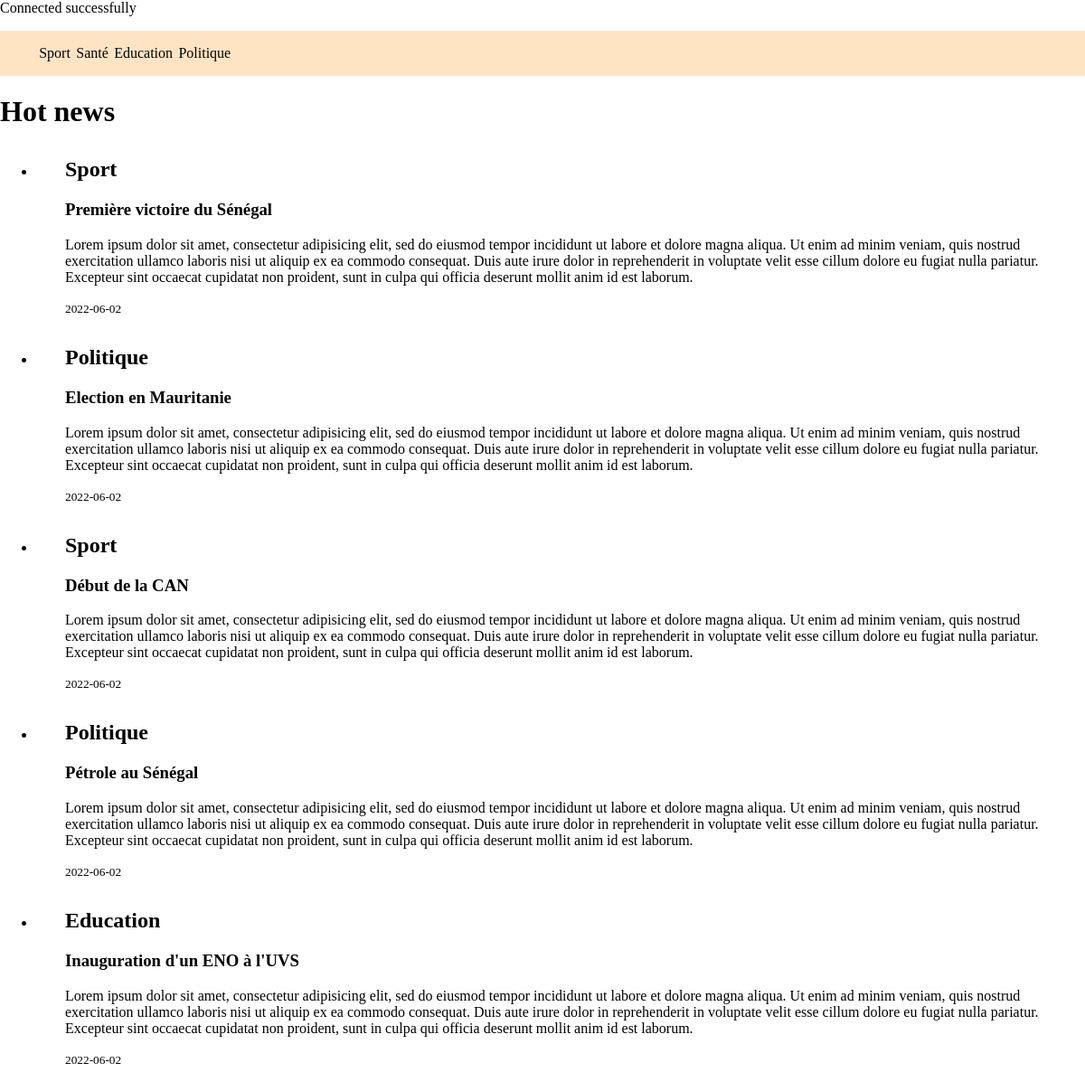
The app's page /src/pages/welcome/welcome.php with its own data.
### tables this page shows
CREATE TABLE Article(
	id int primary key auto_increment,
	titre varchar(255),
	contenu text,
	dateCreation datetime DEFAULT NOW(),
	dateModification datetime DEFAULT NOW(),
	categorie int
);

CREATE TABLE Categorie(
	id int primary key auto_increment,
	libelle varchar(20)
);

### src/pages/welcome/articles.php (the view, shortened to what this page needs)
<?php
    $query_articles="SELECT Article.id,titre,contenu,dateCreation,Categorie.libelle  FROM Article  LEFT JOIN Categorie ON categorie = Categorie.id";
    $articles=array();
    foreach ($connexion->query($query_articles) as $row)
    {
        $article=new Article();
        $article->id=$row["id"];
        $article->categorie=$row["libelle"];
        $article->titre=$row["titre"];
        $article->contenu=$row["contenu"];
        $article->dateCreation=$row["dateCreation"];
        $article->dateCreation=substr($article->dateCreation,0,10);
        array_push($articles,$article);
    }
?>
<main>
    <h1>Hot news</h1>
    <section>
        <ul id="articles">
            <?php
                foreach($articles as $article){
                    echo
                        "<li><article class='article' href=''>
                            <h2>$article->categorie</h2><h3>$article->titre</h3>
                            <p>$article->contenu</p>
                            <small>$article->dateCreation</small>
                        </article></li>";
                }
            ?>
        </ul>
    </section>
</main>

### src/pages/welcome/welcome.php (shortened to what this page needs)
<!DOCTYPE html>
<html lang="en">
<head>
    <link rel="stylesheet" href="./welcome.css">
</head>
<body>
    <?php
    require_once "../../config/db.php";
    require_once "./topbar.php";
    require_once "./articles.php";
    ?>
</body>
</html>

### src/config/db.php (shortened to what this page needs)
<?php
try {
  echo "Connected successfully";
} catch(PDOException $e) {
  echo "Connection failed: " . $e->getMessage();
}
?>

### src/pages/welcome/topbar.php
<?php
    $query_categories="SELECT libelle FROM Categorie";
    $categories=array();
    foreach ($connexion->query($query_categories) as $row)
    {
    array_push($categories,$row["libelle"]);
    }
?>
<nav>
    <ul id="categories">
    <?php
        foreach($categories as $categorie){
            echo "<li class='categorie'>$categorie</li>";
        }
    ?>
    </ul>
</nav>

### src/pages/welcome/welcome.css (style rules this page uses)
body { height: 100%; width: 100%; margin:0; padding: 0; }
#categories { display: flex; flex-direction: row; background-color: bisque; }
.categorie { display: inline-block; padding:1em .2em; }
.article { margin:2em; }

### records on screen
article: categorie.libelle "Sport", titre "Première victoire du Sénégal", contenu "Lorem ipsum dolor sit amet, consectetur adipisicing elit, sed do eiusmod tempor incididunt ut labore et dolore magna aliqua. Ut enim ad minim veniam, quis nostrud exercitation ullamco laboris nisi ut aliquip ex ea commodo consequat. Duis aute irure dolor in reprehenderit in voluptate velit esse cillum dolore eu fugiat nulla pariatur. Excepteur sint occaecat cupidatat non proident, sunt in culpa qui officia deserunt mollit anim id est laborum.", dateCreation "2022-06-02"
article: categorie.libelle "Politique", titre "Election en Mauritanie", contenu "Lorem ipsum dolor sit amet, consectetur adipisicing elit, sed do eiusmod tempor incididunt ut labore et dolore magna aliqua. Ut enim ad minim veniam, quis nostrud exercitation ullamco laboris nisi ut aliquip ex ea commodo consequat. Duis aute irure dolor in reprehenderit in voluptate velit esse cillum dolore eu fugiat nulla pariatur. Excepteur sint occaecat cupidatat non proident, sunt in culpa qui officia deserunt mollit anim id est laborum.", dateCreation "2022-06-02"
article: categorie.libelle "Sport", titre "Début de la CAN", contenu "Lorem ipsum dolor sit amet, consectetur adipisicing elit, sed do eiusmod tempor incididunt ut labore et dolore magna aliqua. Ut enim ad minim veniam, quis nostrud exercitation ullamco laboris nisi ut aliquip ex ea commodo consequat. Duis aute irure dolor in reprehenderit in voluptate velit esse cillum dolore eu fugiat nulla pariatur. Excepteur sint occaecat cupidatat non proident, sunt in culpa qui officia deserunt mollit anim id est laborum.", dateCreation "2022-06-02"
article: categorie.libelle "Politique", titre "Pétrole au Sénégal", contenu "Lorem ipsum dolor sit amet, consectetur adipisicing elit, sed do eiusmod tempor incididunt ut labore et dolore magna aliqua. Ut enim ad minim veniam, quis nostrud exercitation ullamco laboris nisi ut aliquip ex ea commodo consequat. Duis aute irure dolor in reprehenderit in voluptate velit esse cillum dolore eu fugiat nulla pariatur. Excepteur sint occaecat cupidatat non proident, sunt in culpa qui officia deserunt mollit anim id est laborum.", dateCreation "2022-06-02"
article: categorie.libelle "Education", titre "Inauguration d'un ENO à l'UVS", contenu "Lorem ipsum dolor sit amet, consectetur adipisicing elit, sed do eiusmod tempor incididunt ut labore et dolore magna aliqua. Ut enim ad minim veniam, quis nostrud exercitation ullamco laboris nisi ut aliquip ex ea commodo consequat. Duis aute irure dolor in reprehenderit in voluptate velit esse cillum dolore eu fugiat nulla pariatur. Excepteur sint occaecat cupidatat non proident, sunt in culpa qui officia deserunt mollit anim id est laborum.", dateCreation "2022-06-02"

### other values on screen
$categorie "Sport"
$categorie "Santé"
$categorie "Education"
$categorie "Politique"
